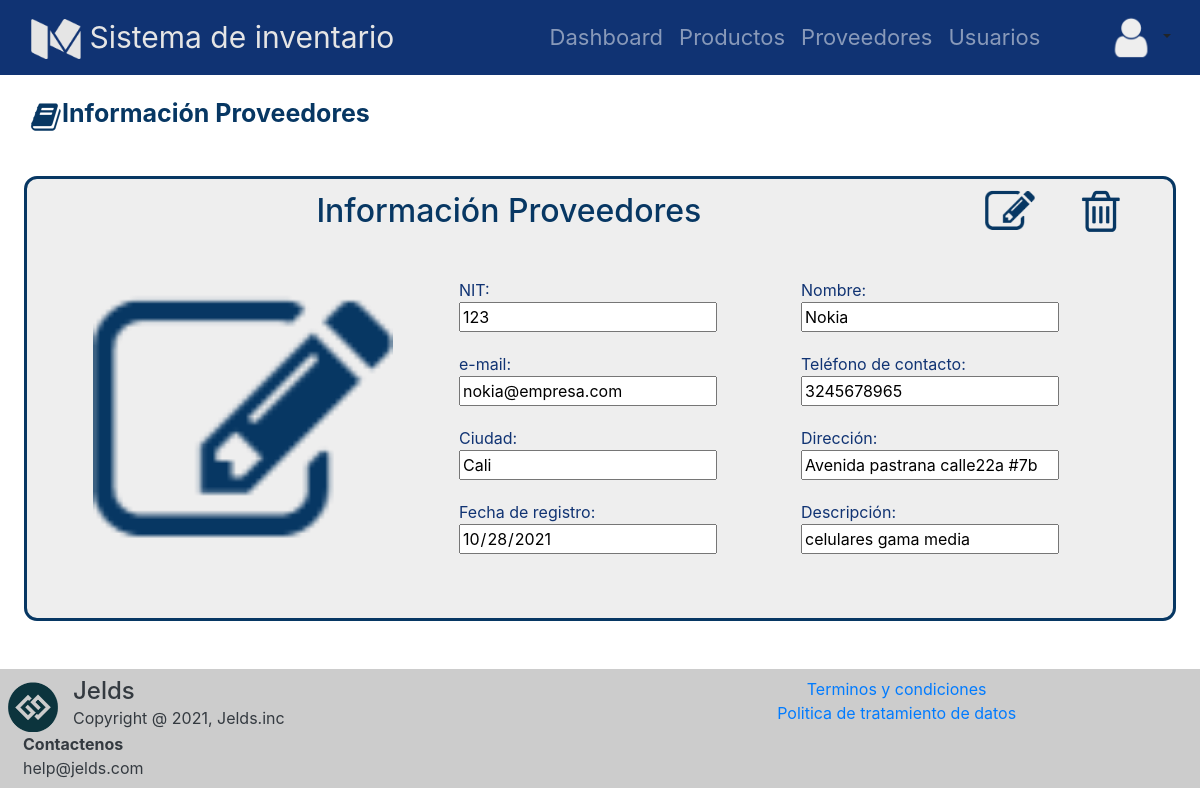
Page /proveedores/informacion/123 on the committed database.
### tables this page shows
CREATE TABLE proveedor (id_prov INTEGER NOT NULL, nom_prov VARCHAR (25) NOT NULL, dirección_prov VARCHAR (30) NOT NULL, email_prov VARCHAR NOT NULL, fecha_ingreso_prov DATETIME DEFAULT CURRENT_TIMESTAMP, img_prov VARCHAR, ciudad_prov VARCHAR (30) NOT NULL, tel_prov INTEGER, desc_prov TEXT, PRIMARY KEY (id_prov));

### app.py (the view)
@app.route("/proveedores/informacion/<int:id>", methods=["GET"])
def info_proveedor_vista(id):
    proveedor=get_one_proveedor(id)
    submenu="Información"
    menu="Proveedores"
    return render_template('formularioProUser.html', submenu=submenu, menu=menu, tabla=proveedor)

### database/database_controller.py (called while the page is built)
def get_one_proveedor(id):
    db = get_db()
    cursor = db.cursor()
    statement= "SELECT id_prov,nom_prov,dirección_prov,email_prov,ciudad_prov,img_prov,fecha_ingreso_prov,desc_prov,tel_prov FROM proveedor WHERE id_prov=?;"
    cursor.execute(statement,[id])
    return cursor.fetchone()

### database/db.py (called while the page is built)
def get_db():
    try:
        if 'db' not in g:
            g.db = sqlite3.connect('database/inventario.db')
        return g.db
    except Error:
        print("Error en la base de datos: " + Error)

### templates/formularioProUser.html (shortened to what this page needs)
{% extends "base.html" %}
{% block css %}
<link rel="stylesheet" href="{{ url_for('static', filename='css/normalize.min.css') }}">
<link rel="stylesheet" href="https://cdn.jsdelivr.net/npm/bootstrap@4.5.3/dist/css/bootstrap.min.css">
<link rel="stylesheet" href="{{ url_for('static', filename='css/estiloproducto.css') }}">
{% endblock %}
{% block content %}
<section >
    <div class="nombre_titulo">
        <div class="img">
            {% if submenu=='Registrar' %}
            <img src="{{ url_for('static', filename='img/add.png') }}" alt="" width="32" height="32" class="d-inline-block align-text-top">
            {% elif submenu=='Editar' %}
            <img src="{{ url_for('static', filename='img/edit.png') }}" alt="" width="32" height="32" class="d-inline-block align-text-top">
            {% else %}
            <img src="{{ url_for('static', filename='img/info.png') }}" alt="" width="32" height="32" class="d-inline-block align-text-top">
            {% endif %}
        </div>
        <div class="nombre">
            <p>{{submenu}} {{menu}}</p>
        </div>
    </div>
    <div class="presentacion">
        <div class="container">
            <div class="row m-sm-2" id="contenedor_titulo">
                <div class="col-10">
                     <h2>{{submenu}} {{menu}}</h2>
                 </div>
                 {%if submenu=='Registrar' or submenu =='Editar'%}
                 <div class="col" id="col_2">
                     <input type="submit" form="formulario" class="btn btn-outline-success" id="btn_enviar" value="" onsubmit="send()">
                 </div>
                 <div class="col" id="col_2">
                     <input type="reset" form="formulario" class="btn btn-outline-danger" id="btn_cancelar" onclick="location.reload()" value="">
                 </div>
                 {%elif submenu=='Información'%}
                <div class="col" id="col_2">
                    {% if menu=='Productos' %}
                    <a href="{{url_for('editar_producto_vista') }}">
                    {% elif menu=='Proveedores' %}
                    <a href="{{url_for('editar_proveedor_vista',id=tabla[0])}}">
                    {% else %}
                    <a href="{{url_for('editar_usuario_vista',id=tabla[0])}}">
                    {% endif %}
                        <img src={{ url_for('static', filename='img/edit.png') }}  width="50" class="sobre"/>
                    </a>
                </div>
                <div class="col" id="col_2">
                        <a href="#eliminar{{tabla[0]}}" data-toggle="modal"><input type="image" width="48" src={{ url_for('static', filename='img/delete.png') }} class="sobre" id="btn-eliminar"/></a>
                </div>
                 {% endif %}
            </div>
        </div>
        <div class="foto-formulario">
            {%if submenu == 'Editar'%}
            <div class="foto_producto">
                <div class="contenedor_img">
                    <div id="preview" class="imagen"><img src="/static/img/{{tabla[5]}}" alt=""></div>
                </div>
                <div class="input-group">
                    <input type="file" accept="image/*" form="formulario" name="img" class="" id="seleccionArchivos" aria-describedby="inputGroupFileAddon04" aria-label="Upload" onclick="previsualizar()">
                    <script src="/static/js/script.js"></script>
                </div>
            </div>
            <div class="formulario">
                <form action="/update-{{menu}}"  id="formulario" method="POST">
                    {%if menu=='Usuarios'%}
                    <div>
                        <p>
                            Identificación:
                        </p>
                        <input readonly value="{{tabla[0]}}" maxlength="10" minlength="7" name="content" type="number">
                    </div>
                    {%else%}
                    <div>
                        <p>
                            NIT:
                        </p>
                        <input readonly value="{{tabla[0]}}" name="id" autofocus type="number">
                    </div>
                    {%endif%}
                    <div>
                        <p for="">
                            Nombre:
                        </p>
                        <input value="{{tabla[1]}}" name="nombre" type="text" minlength="2">
                    </div>
                    {%if menu=='Usuarios'%}
                    <div>
                        <p for="">
                            Usuario:
                        </p>
                        <input readonly  value="{{tabla[2]}}" name="usuario" id="contra" type="text" onsubmit="validar_contraseña()">
                    </div>
                    {%else%}
                    <div>
                        <p for="">
                            e-mail:
                        </p>
                        <input value="{{tabla[3]}}" name="email" type="email">
                    </div>
                    {%endif%}
                    {%if menu=='Usuarios'%}
                    <div>
                        <p for="">
                            Contraseña:
                        </p>
                        <input value="{{tabla[3]}}" name="password" type="password" id="password">
                    </div>
                    {%else%}
                    <div>
                        <p for="">
                            Teléfono de contacto:
                        </p>
                        <input value="{{tabla[8]}}" name="telefono" type="number" min="3000000000" max="3600000000">
                    </div>
                    {%endif%}
                    {%if menu=='Usuarios'%}
                    <div>
                        <p for="">
                            E-mail:
                        </p>
                        <input value="{{tabla[4]}}" name="email" type="email">
                    </div>
                    {%else%}
                    <div>
                        <p for="">
                            Ciudad:
                        </p>
                        <input value="{{tabla[4]}}" name="ciudad" type="text">
                    </div>
                    {%endif%}
                    {%if menu=='Usuarios'%}
                    <div>
                        <p for="">
                            Teléfono de contacto:
                        </p>
                        <input value="{{tabla[8]}}" name="telefono" type="number" min="3000000000" max="3600000000">
                    </div>
                    {%else%}
                    <div>
                        <p for="">
                            Dirección:
                        </p>
                        <input value="{{tabla[2]}}" name="direccion" type="text" min="">
                    </div>
                    {%endif%}
                    <div>
                        <p for="">
                            Fecha de registro:
                        </p>
                        <input value="{{tabla[6]}}" type="date" name="fregistro" placeholder="dd/mm/aaaa" required>
                    </div>
                    {%if menu!='Usuarios'%}
                    <div>
                        <p for="">
                            Descripción:
                        </p>
                        <input value="{{tabla[7]}}" name="descripcion" type="text">
                    </div>
                    <div>
                    {%endif%}
                    {% if menu=='Usuarios' %}
                    <div>
                        <p for="">
                            Rol:
                        </p>
                        <select name="rol">
                            {%if tabla[7]=='1'%}
                            <option value="1">Usuario final</option>
                            <option value="2">Administrador</option>
                            <option value="3">Super administrador</option>
                            {%elif tabla[7]=='2'%}
                            <option value="2">Administrador</option>
                            <option value="1">Usuario final</option>
                            <option value="3">Super administrador</option>
                            {%else%}
                            <option value="3">Super administrador</option>
                            <option value="1">Usuario final</option>
                            <option value="2">Administrador</option>
                            {%endif%}
                        </select>
                    </div>
                    {% endif %}
                </form>
            </div>
            {%elif submenu =='Información'%}
            <div class="foto_producto">
                <img src='/static/img/{{tabla[5]}}'/>
            </div>
            <div class="formulario">
                <form action="" method="GET">
                    {%if menu=='Usuarios'%}
                    <div>
                        <p>
                            Identificación:
                        </p>
                        <input readonly value="{{tabla[0]}}" maxlength="10" minlength="7" name="content" type="number">
                    </div>
                    {%else%}
                    <div>
                        <p>
                            NIT:
                        </p>
                        <input readonly value="{{tabla[0]}}" autofocus type="number">
                    </div>
                    {%endif%}
                    <div>
                        <p for="">
                            Nombre:
                        </p>
                        <input readonly value="{{tabla[1]}}" name="nombre" type="text" minlength="2">
                    </div>
                    {%if menu=='Usuarios'%}
                    <div>
                        <p for="">
                            Usuario:
                        </p>
                        <input readonly value="{{tabla[2]}}" name="usuario" id="contra" type="text" onsubmit="validar_contraseña()">
                    </div>
                    {%else%}
                    <div>
                        <p for="">
                            e-mail:
                        </p>
                        <input readonly value="{{tabla[3]}}" name="email" type="email">
                    </div>
                    {%endif%}
                    {%if menu=='Usuarios'%}
                    <div>
                        <p for="">
                            Password:
                        </p>
                        <input readonly value="{{tabla[3]}}" name="password" type="password">
                    </div>
                    {%else%}
                    <div>
                        <p for="">
                            Teléfono de contacto:
                        </p>
                        <input  readonly value="{{tabla[8]}}" name="telefono" type="number" min="3000000000" max="3600000000">
                    </div>
                    {%endif%}
                    {%if menu=='Usuarios'%}
                    <div>
                        <p for="">
                            E-mail:
                        </p>
                        <input readonly value="{{tabla[4]}}" name="email" type="email">
                    </div>
                    {%else%}
                    <div>
                        <p for="">
                            Ciudad:
                        </p>
                        <input readonly value="{{tabla[4]}}" name="ciudad" type="text">
                    </div>
                    {%endif%}
                    {%if menu=='Usuarios'%}
                    <div>
                        <p for="">
                            Teléfono de contacto:
                        </p>
                        <input readonly value="{{tabla[8]}}" name="telefono" type="number" min="3000000000" max="3600000000">
                    </div>
                    {%else%}
                    <div>
                        <p for="">
                            Dirección:
                        </p>
                        <input readonly value="{{tabla[2]}}" name="direccion" type="text" min="">
                    </div>
                    {%endif%}
                    <div>
                        <p for="">
                            Fecha de registro:
                        </p>
                        <input readonly value="{{tabla[6]}}" type="date" name="fregistro" placeholder="dd/mm/aaaa" required>
                    </div>
                    {%if menu!='Usuarios'%}
                    <div>
                        <p for="">
                            Descripción:
                        </p>
                        <input readonly value="{{tabla[7]}}" name="descripcion" type="text">
                    </div>
                    {%endif%}
                </form>
            </div>
            {%endif%}
        </div>
    </div>
</section>
{% endblock %}

### static/css/estiloproducto.css (style rules this page uses)
.nombre_titulo { margin: 20px 30px 10px 30px; font-size: 25px; font-weight: bold; display: flex; }
.nombre { color: #073763 !important; }
.img { margin-top: 3px; }
.presentacion h2 { margin-top: 5px; padding-bottom: 20px; text-align: center; color: #073763; }
.foto-formulario { display: grid !important; grid-template-columns: 1fr 2fr; gap: 50px; margin: 20px 50px 20px 50px; }
.foto_producto { text-align: center; }
.foto_producto img { width: 300px; margin-bottom: 20px;; }
.formulario form { display: grid !important; gap: 20px; grid-template-columns: repeat(2, 1fr); }
.formulario form input { width: 80%; }
.presentacion { margin-top: 40px !important; background-color: #eeeeee; border: solid; border-color: #073763; border-radius: 13px; margin: auto; width: 96%; }
.presentacion h2 { margin-top: 5px; text-align: center; color: #073763; }
#col_2 { position: relative; display: grid; justify-content: center; }

### static/css/estiloheader.css (style rules this page uses)
body { color: white }
body section { color: #103373; }
col h4, p { margin-bottom: 0px; text-align: left; }

### rows in the picture
proveedor: img_prov (picture), id_prov "123", nombre "Nokia", email "nokia@empresa.com", telefono "3245678965", ciudad "Cali", direccion "Avenida pastrana calle22a #7b", fregistro "10/28/2021", descripcion "celulares gama media"

### other values in the picture
{{ submenu }} "Información"
{{ menu }} "Proveedores"
